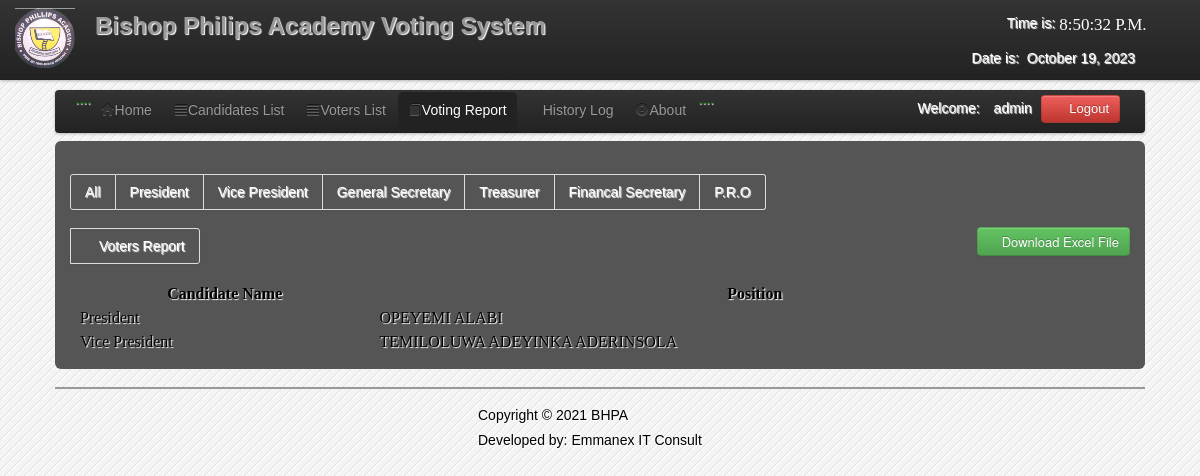
Page /admin/vvoter_list1.php?id=3 (signed in) on the committed database.
### tables this page shows
CREATE TABLE `users` (
  `User_id` int(11) NOT NULL,
  `FirstName` varchar(100) NOT NULL,
  `LastName` varchar(100) NOT NULL,
  `UserName` varchar(100) NOT NULL,
  `Password` varchar(100) NOT NULL,
  `User_Type` varchar(50) NOT NULL
);

CREATE TABLE `votes` (
  `ID` int(11) NOT NULL,
  `CandidateID` int(11) NOT NULL,
  `votes` int(11) NOT NULL,
  `VoterID` int(10) NOT NULL,
  `Vname` varchar(100) NOT NULL,
  `Cposition` varchar(50) NOT NULL,
  `Cname` varchar(100) NOT NULL
);

### admin/session.php (called while the page is built, shortened)
<?php
$id_session=$_SESSION['id'];
?>

### admin/vvoter_list1.php (the view, shortened to what this page needs)
<?php
include('session.php');
include('header.php');
include('dbcon.php');
$get_id=$_GET['id'];
?>
</head>
<body>
<?php include('nav_top.php'); ?>
<div class="wrapper">
<div class="home_body">
<div class="navbar">
	<div class="navbar-inner">
	<div class="container">
	<ul class="nav nav-pills">
	  <li>....</li>
	  <li><a href="home.php"><i class="icon-home icon-large"></i>Home</a></li>
	  <li><a  href="candidate_list.php"><i class="icon-align-justify icon-large"></i>Candidates List</a></li>
	  <li class=""><a  href="voter_list.php"><i class="icon-align-justify icon-large"></i>Voters List</a></li>
		 <li class="active"><a  href="canvassing_report.php"><i class="icon-book icon-large"></i>Voting Report</a></li>
		    <li><a  href="History.php"><i class="icon-table icon-large"></i>History Log</a>
		   <li><a data-toggle="modal" href="#about"><i class="icon-exclamation-sign icon-large"></i>About</a></li>
		   <li>....</li>
	 </ul>
	<form class="navbar-form pull-right">
		<?php $result=mysqli_query($conn,"select * from users where User_id='$id_session'");
	$row=mysqli_fetch_array($result);
	?>
	<font color="white">Welcome:<i class="icon-user-md"></i><?php echo $row['User_Type']; ?></font>
	<a class="btn btn-danger" id="logout" data-toggle="modal" href="#myModal"><i class="icon-off"></i>&nbsp;Logout</a>
	</form>
	</div>
	</div>
	</div>
	<div id="element" class="hero-body">
	    <div class="pagination">
    <ul>
   <li><a href="Canvassing_report.php"><font color="white">All</font></a></li>
    <li><a href="C_governor.php"><font color="white">President</font></a></li>
    <li><a href="C_vice-governor.php"><font color="white">Vice President</font></a></li>
    <li><a href="C_1st_year.php"><font color="white">General Secretary</font></a></li>
    <li><a href="C_2nd_year.php"><font color="white">Treasurer</font></a></li>
    <li><a href="C_3rd_year.php"><font color="white">Financal Secretary</font></a></li>
    <li><a href="C_4th_year.php"><font color="white">P.R.O</font></a></li>
    </ul>
    </div>
	<div class="pagination">
		  <ul>
    <li><a href="vvoter_list.php"><font color="white"><i class="icon-plus icon-large"></i>Voters Report</font></a></li>
    </ul>
	</div>
    <div class="excel_button">
			<form method="POST" action="#">
	<button id="excel" class="btn btn-success" name="save"><i class="icon-download icon-large"></i>Download Excel File</button>
	</form>
	</div>
	<table class="users-table">
<div class="demo_jui">
		<table cellpadding="0" cellspacing="0" border="0" class="display" id="log" class="jtable">
			<thead>
				<tr>
				<th>Candidate Name</th>
				<th>Position</th>
				</tr>
			</thead>
			<tbody>
<?php $voter_query=mysqli_query($conn,"select  * from votes where VoterID='$get_id'");
		while($voter_rows=mysqli_fetch_array($voter_query)){ $id=$voter_rows['VoterID'];
		?>
<tr class="del<?php echo $id ?>">
<td><?php echo $voter_rows['Cposition']; ?></td>
	<td><?php echo $voter_rows['Cname']; ?></td>
		</div>
		</div>
<?php } ?>
<?php include('footer.php')?>
</body>
</html>

### admin/css/datatable/demo_table_jui.css (style rules this page uses)
table.display thead th { cursor: pointer; padding: 3px 0 3px 10px; }
table.display { border-collapse: collapse; clear: both; margin: 0 auto; width: 100%; }
table.display td { padding: 3px 10px; }

### admin/css/Home.css (style rules this page uses)
* { margin:0; padding:0; }
body { font-family:"Trebuchet MS", "Myriad Pro", Arial, sans-serif; font-size:14px; background-color: #fff; background:#f4f4f4 url(../images/bg.gif) repeat top left; text-shadow:1px 1px 1px #fff; background-position: 0 0px; }
.wrapper { width:1090px; margin:10px auto; }

### rows in the picture
users: User_Type "admin"
votes: Cposition "President", Cname "OPEYEMI ALABI"
votes: Cposition "Vice President", Cname "TEMILOLUWA ADEYINKA ADERINSOLA"
